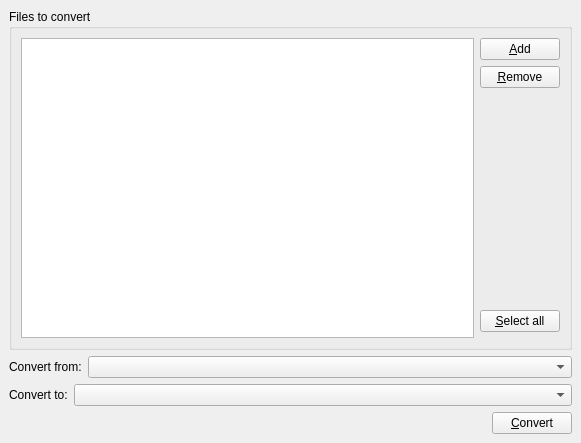
<ui version="4.0" >
 <class>OBConverterWidget</class>
 <widget class="QWidget" name="OBConverterWidget" >
  <property name="geometry" >
   <rect>
    <x>0</x>
    <y>0</y>
    <width>581</width>
    <height>443</height>
   </rect>
  </property>
  <property name="windowTitle" >
   <string>Form</string>
  </property>
  <layout class="QGridLayout" >
   <property name="margin" >
    <number>9</number>
   </property>
   <property name="spacing" >
    <number>6</number>
   </property>
   <item row="0" column="0" colspan="2" >
    <widget class="QGroupBox" name="groupBox" >
     <property name="title" >
      <string>Files to convert</string>
     </property>
     <layout class="QGridLayout" >
      <property name="margin" >
       <number>9</number>
      </property>
      <property name="spacing" >
       <number>6</number>
      </property>
      <item row="3" column="1" >
       <widget class="KPushButton" name="selectAllFileButton" >
        <property name="text" >
         <string>&amp;Select all</string>
        </property>
       </widget>
      </item>
      <item row="2" column="1" >
       <spacer>
        <property name="orientation" >
         <enum>Qt::Vertical</enum>
        </property>
        <property name="sizeHint" >
         <size>
          <width>20</width>
          <height>40</height>
         </size>
        </property>
       </spacer>
      </item>
      <item row="1" column="1" >
       <widget class="KPushButton" name="deleteFileButton" >
        <property name="text" >
         <string>&amp;Remove</string>
        </property>
       </widget>
      </item>
      <item row="0" column="1" >
       <widget class="KPushButton" name="addFileButton" >
        <property name="text" >
         <string>&amp;Add</string>
        </property>
       </widget>
      </item>
      <item rowspan="5" row="0" column="0" >
       <widget class="QListWidget" name="FileListView" >
        <property name="whatsThis" >
         <string>&lt;html>&lt;head>&lt;meta name="qrichtext" content="1" />&lt;style type="text/css">
p, li { white-space: pre-wrap; }
&lt;/style>&lt;/head>&lt;body style=" font-family:'Sans Serif'; font-size:10pt; font-weight:400; font-style:normal; text-decoration:none;">
&lt;p style=" margin-top:0px; margin-bottom:0px; margin-left:0px; margin-right:0px; -qt-block-indent:0; text-indent:0px;">You see the files which will be converted here. Use the buttons to add and remove files from the the list.&lt;/p>&lt;/body>&lt;/html></string>
        </property>
        <property name="selectionMode" >
         <enum>QAbstractItemView::MultiSelection</enum>
        </property>
       </widget>
      </item>
     </layout>
    </widget>
   </item>
   <item row="3" column="0" >
    <spacer>
     <property name="orientation" >
      <enum>Qt::Horizontal</enum>
     </property>
     <property name="sizeHint" >
      <size>
       <width>40</width>
       <height>20</height>
      </size>
     </property>
    </spacer>
   </item>
   <item row="1" column="0" colspan="2" >
    <layout class="QHBoxLayout" >
     <property name="margin" >
      <number>0</number>
     </property>
     <property name="spacing" >
      <number>6</number>
     </property>
     <item>
      <widget class="QLabel" name="label" >
       <property name="text" >
        <string>Convert from:</string>
       </property>
       <property name="buddy" >
        <cstring>InputTypeComboBox</cstring>
       </property>
      </widget>
     </item>
     <item>
      <widget class="QComboBox" name="InputTypeComboBox" >
       <property name="sizePolicy" >
        <sizepolicy>
         <hsizetype>3</hsizetype>
         <vsizetype>0</vsizetype>
         <horstretch>0</horstretch>
         <verstretch>0</verstretch>
        </sizepolicy>
       </property>
      </widget>
     </item>
    </layout>
   </item>
   <item row="2" column="0" colspan="2" >
    <layout class="QHBoxLayout" >
     <property name="margin" >
      <number>0</number>
     </property>
     <property name="spacing" >
      <number>6</number>
     </property>
     <item>
      <widget class="QLabel" name="label_2" >
       <property name="text" >
        <string>Convert to:</string>
       </property>
       <property name="buddy" >
        <cstring>InputTypeComboBox</cstring>
       </property>
      </widget>
     </item>
     <item>
      <widget class="QComboBox" name="OutputTypeComboBox" >
       <property name="sizePolicy" >
        <sizepolicy>
         <hsizetype>3</hsizetype>
         <vsizetype>0</vsizetype>
         <horstretch>0</horstretch>
         <verstretch>0</verstretch>
        </sizepolicy>
       </property>
      </widget>
     </item>
    </layout>
   </item>
   <item row="3" column="1" >
    <widget class="KPushButton" name="convertFileButton" >
     <property name="text" >
      <string>&amp;Convert</string>
     </property>
    </widget>
   </item>
  </layout>
 </widget>
 <customwidgets>
  <customwidget>
   <class>KPushButton</class>
   <extends>QPushButton</extends>
   <header>kpushbutton.h</header>
  </customwidget>
 </customwidgets>
 <resources/>
 <connections/>
</ui>
